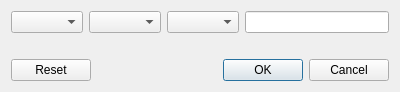
<?xml version="1.0" encoding="UTF-8"?>
<ui version="4.0">
 <class>PdDateDialog</class>
 <widget class="QDialog" name="PdDateDialog">
  <property name="geometry">
   <rect>
    <x>0</x>
    <y>0</y>
    <width>400</width>
    <height>92</height>
   </rect>
  </property>
  <property name="windowTitle">
   <string>Select Date</string>
  </property>
  <layout class="QVBoxLayout" name="verticalLayout">
   <item>
    <layout class="QHBoxLayout" name="horizontalLayout">
     <item>
      <widget class="QComboBox" name="cbQualifier"/>
     </item>
     <item>
      <widget class="QComboBox" name="cbDay">
       <property name="toolTip">
        <string>Day</string>
       </property>
      </widget>
     </item>
     <item>
      <widget class="QComboBox" name="cbMonth">
       <property name="toolTip">
        <string>Month</string>
       </property>
      </widget>
     </item>
     <item>
      <widget class="QLineEdit" name="leYear">
       <property name="sizePolicy">
        <sizepolicy hsizetype="MinimumExpanding" vsizetype="Fixed">
         <horstretch>0</horstretch>
         <verstretch>0</verstretch>
        </sizepolicy>
       </property>
       <property name="toolTip">
        <string>Year</string>
       </property>
       <property name="clearButtonEnabled">
        <bool>true</bool>
       </property>
      </widget>
     </item>
    </layout>
   </item>
   <item>
    <spacer name="verticalSpacer">
     <property name="orientation">
      <enum>Qt::Vertical</enum>
     </property>
     <property name="sizeHint" stdset="0">
      <size>
       <width>20</width>
       <height>76</height>
      </size>
     </property>
    </spacer>
   </item>
   <item>
    <layout class="QHBoxLayout" name="horizontalLayout_2">
     <item>
      <widget class="QDialogButtonBox" name="buttonBox">
       <property name="orientation">
        <enum>Qt::Horizontal</enum>
       </property>
       <property name="standardButtons">
        <set>QDialogButtonBox::Cancel|QDialogButtonBox::Ok|QDialogButtonBox::Reset</set>
       </property>
      </widget>
     </item>
    </layout>
   </item>
  </layout>
 </widget>
 <tabstops>
  <tabstop>cbQualifier</tabstop>
  <tabstop>cbDay</tabstop>
  <tabstop>cbMonth</tabstop>
  <tabstop>leYear</tabstop>
  <tabstop>buttonBox</tabstop>
 </tabstops>
 <resources/>
 <connections>
  <connection>
   <sender>buttonBox</sender>
   <signal>accepted()</signal>
   <receiver>PdDateDialog</receiver>
   <slot>accept()</slot>
   <hints>
    <hint type="sourcelabel">
     <x>248</x>
     <y>254</y>
    </hint>
    <hint type="destinationlabel">
     <x>157</x>
     <y>274</y>
    </hint>
   </hints>
  </connection>
  <connection>
   <sender>buttonBox</sender>
   <signal>rejected()</signal>
   <receiver>PdDateDialog</receiver>
   <slot>reject()</slot>
   <hints>
    <hint type="sourcelabel">
     <x>316</x>
     <y>260</y>
    </hint>
    <hint type="destinationlabel">
     <x>286</x>
     <y>274</y>
    </hint>
   </hints>
  </connection>
 </connections>
</ui>
